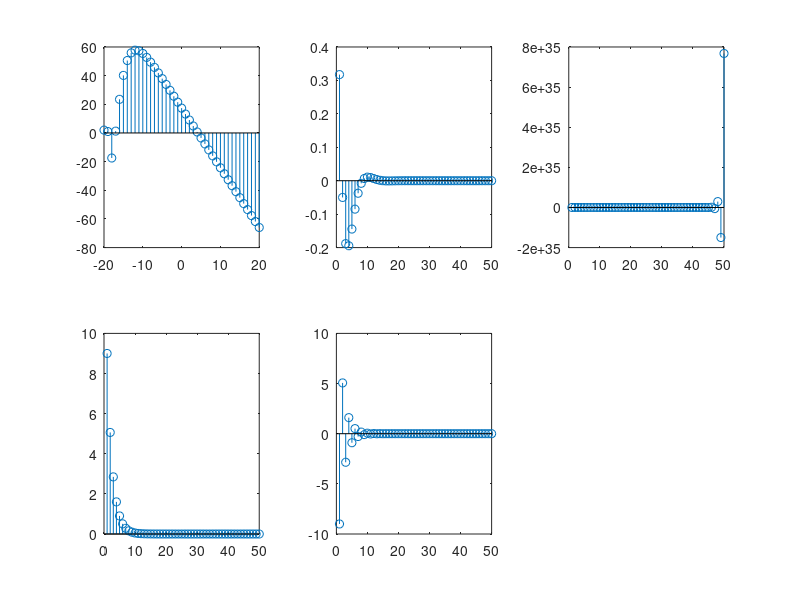

Write the MATLAB code that produced this figure.
%% Author: Arthur Cadore 

close all;
clear all;
clc

%% Global variables; 
n = -20:20;

y=[2,1, zeros(1, length(n)-2)];

%% Operations: 


%item 1: 

x = n;
x(1:2)=0; 

for k = 1:(length(n)-2)

    y(k+2) = y(k+1)-0.24.*y(k)+x(k+2)-2.*x(k+1);

end

figure(1)
subplot(2,3,1);
stem(n,y); 



% item 2: 

a = [1,-1.143, 0.4128];
b = [0.0675, 0.1349, 0.0675];
c = zeros(1,50);
zi = filtic(b,a, [1,2]);
y = filter(b,a,c,zi);


subplot(2,3,2);
stem(y)


% item 3: 

a1 = [1, 2, -16];
b1 = [5, 2, -2];
c = zeros(1,50);
zi1 = filtic(b1,a1, [1,-1]);
y1 = filter(b1,a1,c,zi1);


subplot(2,3,3);
stem(y1)

% item 4: 

a2 = [1, -(9/16)];
b2 = [2, -1];
c = zeros(1,50);
zi2 = filtic(b2,a2, 16);
y2 = filter(b2,a2,c,zi2);


subplot(2,3,4);
stem(y2)

% item 5: 

a3 = [1, (9/16)];
b3 = [2, 1];
c = zeros(1,50);
zi3 = filtic(b3,a3, 16);
y3 = filter(b3,a3,c,zi3);


subplot(2,3,5);
stem(y3)



hold
